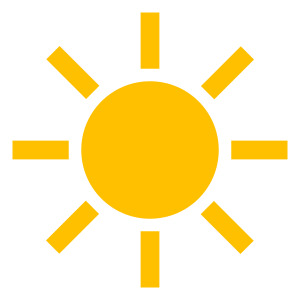
#> input picture images/sunny.jpg, 300 x 300 px; its folder holds 3 pictures in this run
$ python -i weatherApp.py   (imports and definitions only)   (older library calls are emulated)
#> lines starting #> are read from the running program, lines starting #| are printed output that depends on the picture
from tkinter import Tk
from tkinter import Label
from bs4 import BeautifulSoup
import requests
from PIL import ImageTk, Image


url = "https://weather.com/weather/today/l/13.91,121.05?par=google&temp=c"

def gatherInfo():
    site = requests.get(url)
    soup = BeautifulSoup(site.content, "html.parser")

    locationItem = soup.find('h1', class_='_-_-components-src-organism-CurrentConditions-CurrentConditions--location--1YWj_').text
    timeItem = soup.find('div', class_='_-_-components-src-organism-CurrentConditions-CurrentConditions--timestamp--1ybTk').text
    temperatureItem = soup.find('span', class_='_-_-components-src-organism-CurrentConditions-CurrentConditions--tempValue--MHmYY').text
    indicatorItem = soup.find('div', class_='_-_-components-src-organism-CurrentConditions-CurrentConditions--phraseValue--mZC_p').text
    chanceItem = soup.find('div', class_='_-_-components-src-organism-CurrentConditions-CurrentConditions--precipValue--2aJSf').text

    test = indicatorItem.lower()
    if test == "mostly cloudy" or test == "partly cloudy":
        picture.config(image = cloudy)
    elif test == "sunny" or test == "mostly sunny" or  test == "fair":
        picture.config(image = sunny)
    else:
        picture.config(image = rainy)


    location.config(text = locationItem)
    time.config(text = timeItem)
    temperature.config(text = temperatureItem)
    indicator.config(text = indicatorItem)
    chance.config(text = chanceItem)

    temperature.after(20000, gatherInfo)
    screen.update()


def mainScreen():
    global screen
    global location
    global time
    global temperature
    global indicator
    global chance
    global sunny
    global rainy
    global cloudy
    global picture

    screen = Tk()
    screen.config(bg = 'white')
    screen.iconbitmap('C:/Users/MARCKYCS/Desktop/weather/images/weather.ico')
    screen.title("Weather Forecast")

    #Images
    sunny = Image.open('images/sunny.jpg')
#> sunny is the input picture: PIL image 300x300 RGB; mean R, G, B 254.7, 238.6, 188.9
    sunny = sunny.resize((50, 50), Image.ANTIALIAS)
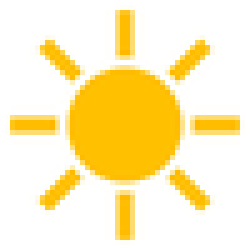
#> sunny: PIL image 50x50 RGB (shown 5 times larger); mean R, G, B 254.7, 238.3, 188.9
    sunny = ImageTk.PhotoImage(sunny)

    rainy = Image.open('images/rainy.jpg')
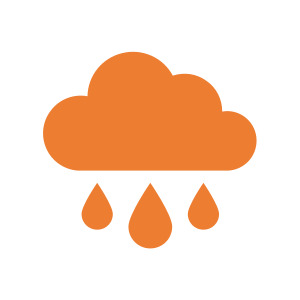
#> input picture images/rainy.jpg, 300 x 300 px
#> rainy is the input picture: PIL image 300x300 RGB; mean R, G, B 250.5, 223.1, 204.4
    rainy = rainy.resize((50, 50), Image.ANTIALIAS)
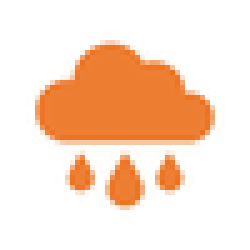
#> rainy: PIL image 50x50 RGB (shown 5 times larger); mean R, G, B 250.5, 222.7, 203.8
    rainy = ImageTk.PhotoImage(rainy)

    cloudy = Image.open('images/cloudy.jpg')
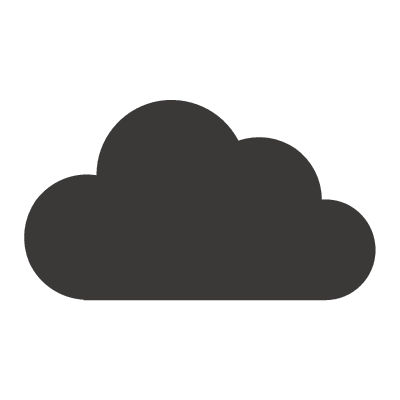
#> input picture images/cloudy.jpg, 400 x 400 px
#> cloudy is the input picture: PIL image 400x400 RGB; mean R, G, B 192.3, 192, 191.3
    cloudy = cloudy.resize((50, 50), Image.ANTIALIAS)
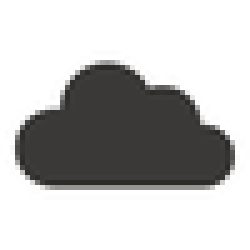
#> cloudy: PIL image 50x50 RGB (shown 5 times larger); mean R, G, B 191.9, 191.5, 190.9
    cloudy = ImageTk.PhotoImage(cloudy)

    location = Label(screen, font = ("Calibri", 12), bg = 'white')
    location.grid(row = 0, sticky = "N", pady = 5, padx = 5)

    time = Label(screen, font =('Calibri', 8), bg = 'white')
    time.grid(row = 1, sticky = "W", padx = 5)

    picture = Label(screen, bg = 'white')
    picture.grid(row = 2, sticky = "E", padx= 25)

    temperature = Label(screen, font = ("Helvetica",40), bg = 'white')
    temperature.grid(row = 2, sticky = "N", padx = 5)

    indicator = Label(screen, font = ("Helvetica", 12), bg = 'white')
    indicator.grid(row = 3, sticky = "W")

    chance = Label(screen, font = ("Helvetica", 8), bg = 'white')
    chance.grid(row = 4, sticky = "W")

    gatherInfo()
#> (the call stopped at in gatherInfo, `site = requests.get(url)`: the network is not available in this run)


    screen.mainloop()
# [1 line not run here, left out]

>>> result = mainScreen()
